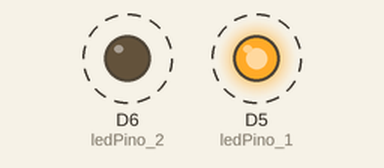
The sketch below on a simulated ESP8266 (NodeMCU). Parts: output pins drawn as LEDs (lit = HIGH). Dashed ring = blinking.

Above: at 0.5 s.
Timing chart, 0 to 4.6 s (numbered marks = the images above):
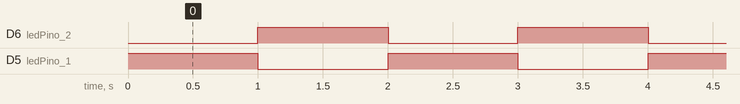

Measured:
- by itself, D6 (ledPino_2), D5 (ledPino_1): alternates HIGH for 1.0 s and LOW for 1.0 s

The sketch:

Led_Acender_Led_002.ino
```cpp
// Duas formas de definir os pinos:
// Pela numeração do NodeMCU:

//#define LED_1   D1
//#define LED_2   D2

// Pela numeração do GPIO:
//#define LED_1   5
//#define LED_2   4

const int ledPino_1 = D5;
const int ledPino_2 = D6;

void setup() {
  // Configura pinos como saída
  Serial.begin(9600);

  pinMode(ledPino_1, OUTPUT);
  pinMode(ledPino_2, OUTPUT);
}

void loop() {
  // Pisca os LEDs de forma intercalada a cada 1 segundo
  digitalWrite(ledPino_1, HIGH);

  digitalWrite(ledPino_2, LOW);

  delay(1000);

  digitalWrite(ledPino_1, LOW);

  digitalWrite(ledPino_2, HIGH);

  delay(1000);
}
```
